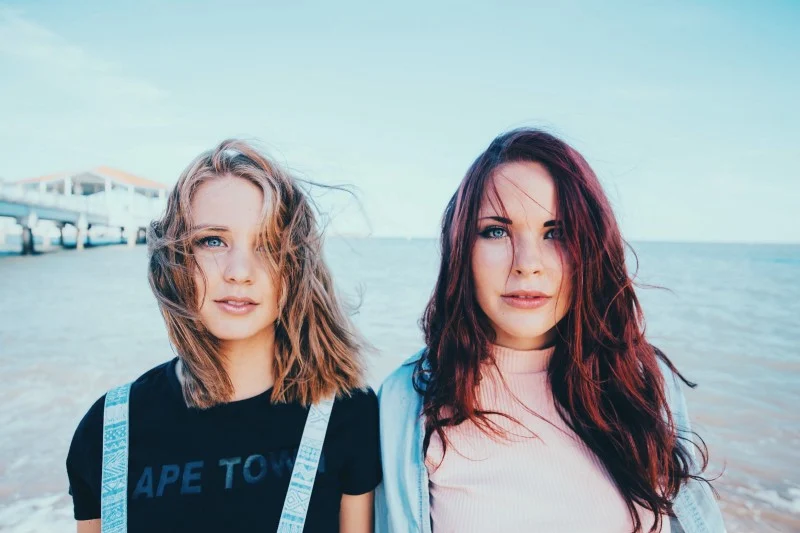
#> input picture Images/girls.jpeg, 800 x 533 px, found by its file name
$ python main.py
#> lines starting #> are read from the running program, lines starting #| are printed output that depends on the picture; after the words box and inside, x2 and y2 are one past the last pixel; in counts of white or black regions, pixels touching at a corner belong together
import cv2
rgb_image = cv2.imread("girls.jpeg")
#> rgb_image is the input picture: shape (533, 800, 3); mean B, G, R 176.3, 172.1, 158.6

def viewImage(image, name_of_window):
    cv2.namedWindow(name_of_window, cv2.WINDOW_NORMAL)
    cv2.imshow(name_of_window, image)
    cv2.waitKey(0)
    cv2.destroyAllWindows()

def cropped_image(image):
    cropped = image[10:500, 500:2000]
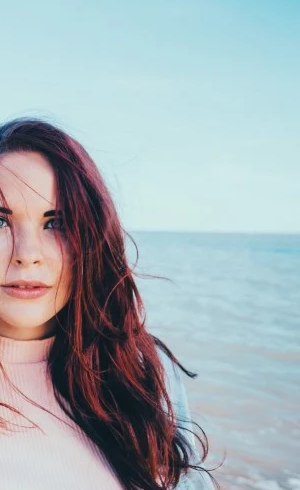
#> cropped: shape (490, 300, 3); mean B, G, R 179.7, 174.8, 163.4
    viewImage(cropped, "Cropped")

def scale_image(image):
    scale_percent = 20 # Процент от изначального размера
    width = int(image.shape[1] * scale_percent / 100)
#> width = 160
    height = int(image.shape[0] * scale_percent / 100)
#> height = 106
    dim = (width, height)
#> dim = (160, 106)
    resized = cv2.resize(image, dim, interpolation = cv2.INTER_AREA)
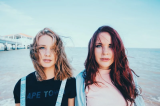
#> resized: shape (106, 160, 3); mean B, G, R 176.3, 172.1, 158.6
    viewImage(resized, "Scale 20%")

def rotate_image(image):
    (h, w, d) = image.shape
#> h = 533; w = 800; d = 3
    center = (w // 2, h // 2)
#> center = (400, 266)
    M = cv2.getRotationMatrix2D(center, 180, 1.0)
    rotated = cv2.warpAffine(image, M, (w, h))
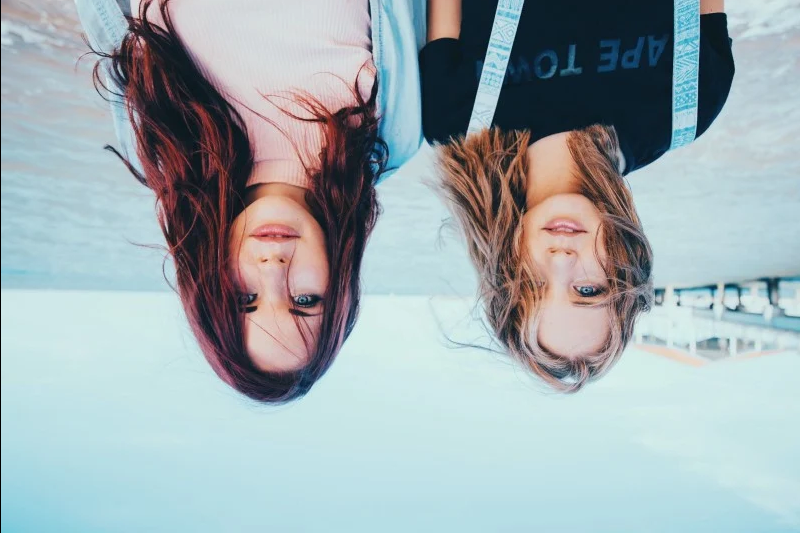
#> rotated: shape (533, 800, 3); mean B, G, R 176.1, 171.9, 158.3
    viewImage(rotated, "Rotate 180")

def grayscale_image(image):
    gray_image = cv2.cvtColor(image, cv2.COLOR_BGR2GRAY)
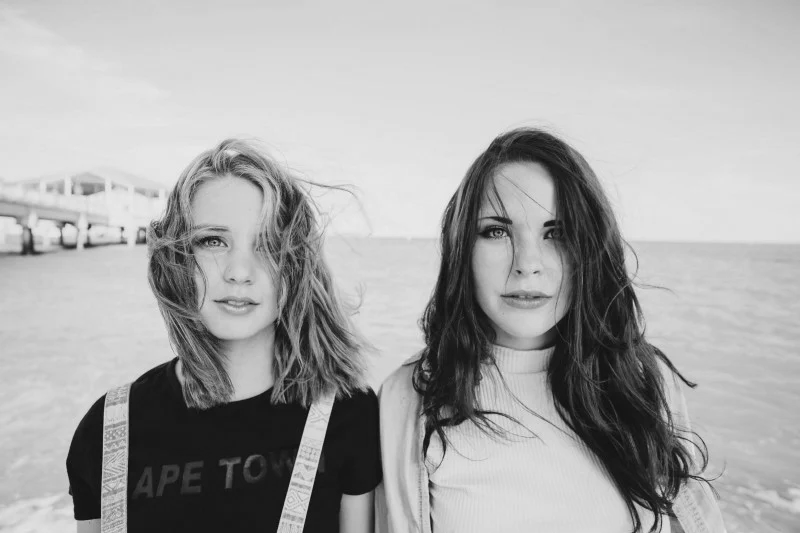
#> gray_image: shape (533, 800); min 11, max 240, mean 168.6
    ret, threshold_image = cv2.threshold(image, 127, 255, 0)
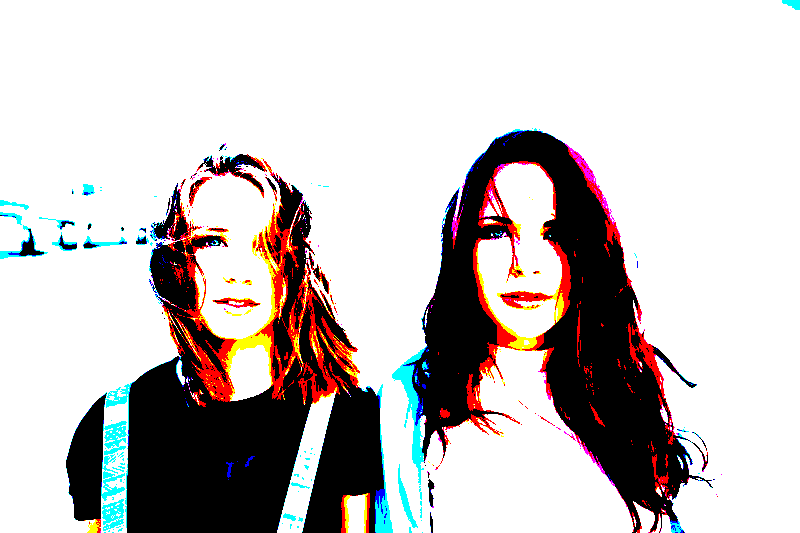
#> threshold_image: shape (533, 800, 3); mean B, G, R 191.5, 192.3, 198.1
    viewImage(gray_image, "Grayscale")
    viewImage(threshold_image, "Threshold")

def blur_image(image):
    blurred = cv2.GaussianBlur(image, (51, 51), 0)
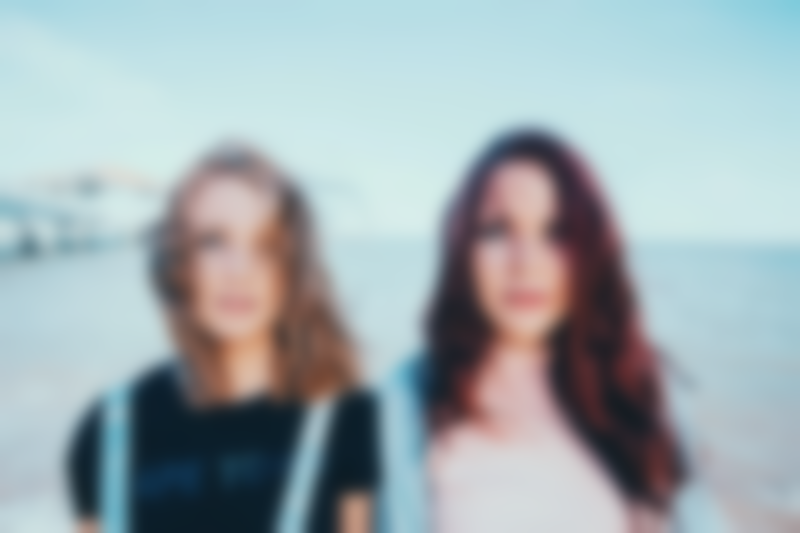
#> blurred: shape (533, 800, 3); mean B, G, R 176.3, 172.1, 158.6
    viewImage(blurred, "Blur")

def rectangle_image(image):
    output = image.copy()
    cv2.rectangle(output, (100, 100), (500, 500), (0, 255, 255), 3)
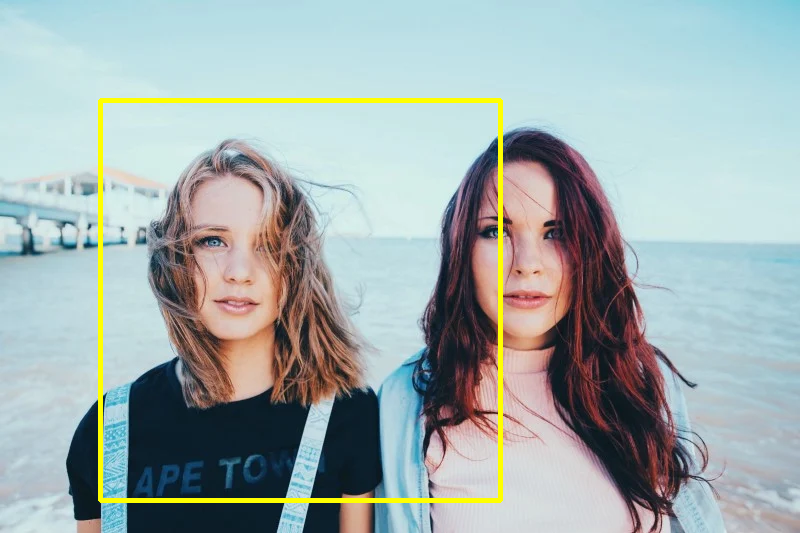
#> output: shape (533, 800, 3); 1.87% of pixels changed, all inside (x1, y1, x2, y2) = (98, 98, 503, 503)
    viewImage(output, "Rectangle")

def line_image(image):
    output = image.copy()
    cv2.line(output, (60, 20), (400, 200), (0, 255, 0), 3)
    viewImage(output, "Line")

def text_image(image):
    output = image.copy()
    cv2.putText(output, "The best wallpaper", (50, 350),cv2.FONT_HERSHEY_SIMPLEX, 2, (30, 105, 210), 10)
    viewImage(output, "Text")

def face_detected(image_path):
    face_cascade = cv2.CascadeClassifier('haarcascade_frontalface_default.xml')
    image = cv2.imread(image_path)
    gray = cv2.cvtColor(image, cv2.COLOR_BGR2GRAY)
    faces = face_cascade.detectMultiScale(
        gray,
        scaleFactor= 1.1,
        minNeighbors= 5,
        minSize=(10, 10)
    )
    faces_detected = "Face detected: " + format(len(faces))
    print(faces_detected)
    # Рисуем квадраты вокруг лиц
    for (x, y, w, h) in faces:
        cv2.rectangle(image, (x, y), (x+w, y+h), (255, 255, 0), 2)
    viewImage(image, faces_detected)

def save_image(image_name, image):
    # image = cv2.imread("wallpaper.jpg")
    cv2.imwrite(image_name, image)


if __name__ == '__main__':
    cropped_image(rgb_image)
    scale_image(rgb_image)
    rotate_image(rgb_image)
    grayscale_image(rgb_image)
    blur_image(rgb_image)
    rectangle_image(rgb_image)
    line_image(rgb_image)
    text_image(rgb_image)
    face_detected("girls.jpeg")
    save_image("wallpaper_new.jpg", rgb_image)

    cv2.waitKey(0)
    cv2.destroyAllWindows()
